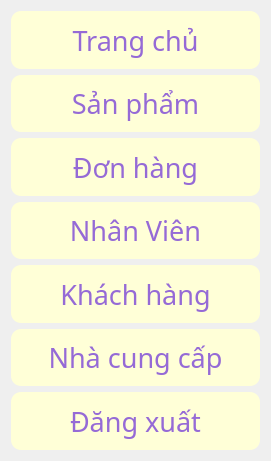
   <widget class="QWidget" name="widget" native="true">
    <property name="geometry">
     <rect>
      <x>10</x>
      <y>160</y>
      <width>271</width>
      <height>461</height>
     </rect>
    </property>
    <property name="sizePolicy">
     <sizepolicy hsizetype="Ignored" vsizetype="Ignored">
      <horstretch>0</horstretch>
      <verstretch>0</verstretch>
     </sizepolicy>
    </property>
    <layout class="QVBoxLayout" name="verticalLayout">
     <item>
      <widget class="QPushButton" name="btn_home">
       <property name="sizePolicy">
        <sizepolicy hsizetype="Ignored" vsizetype="Ignored">
         <horstretch>0</horstretch>
         <verstretch>0</verstretch>
        </sizepolicy>
       </property>
       <property name="font">
        <font>
         <family>Segoe UI Black</family>
         <pointsize>20</pointsize>
         <weight>10</weight>
         <italic>false</italic>
         <bold>false</bold>
        </font>
       </property>
       <property name="styleSheet">
        <string notr="true">QPushButton {
	font: 87 20pt &quot;Segoe UI Black&quot;;
    background-color:rgb(255, 255, 215); /* Màu nền xanh dương */
    /* Màu chữ trắng rgb(255, 255, 215)*/
	color: rgb(149, 106, 214);
    border-radius: 10px; /* Bo góc */
}
QPushButton:hover {
 /* Màu nền khi rê chuột */
	background-color: rgb(108, 187, 174);
color: white
}
QPushButton:pressed {
    background-color: rgb(31, 97, 141); /* Màu nền khi nhấn */
}</string>
       </property>
       <property name="text">
        <string>Trang chủ</string>
       </property>
       <property name="icon">
        <iconset>
         <normaloff>../hinhanh/8.ico</normaloff>../hinhanh/8.ico</iconset>
       </property>
       <property name="iconSize">
        <size>
         <width>30</width>
         <height>30</height>
        </size>
       </property>
      </widget>
     </item>
     <item>
      <widget class="QPushButton" name="btn_spham">
       <property name="sizePolicy">
        <sizepolicy hsizetype="Ignored" vsizetype="Ignored">
         <horstretch>0</horstretch>
         <verstretch>0</verstretch>
        </sizepolicy>
       </property>
       <property name="font">
        <font>
         <family>Segoe UI Black</family>
         <pointsize>20</pointsize>
         <weight>10</weight>
         <italic>false</italic>
         <bold>false</bold>
        </font>
       </property>
       <property name="styleSheet">
        <string notr="true">QPushButton {
font: 87 20pt &quot;Segoe UI Black&quot;;
    background-color:rgb(255, 255, 215); /* Màu nền xanh dương */
    /* Màu chữ trắng rgb(255, 255, 215)*/
	color: rgb(149, 106, 214);
    border-radius: 10px; /* Bo góc */
}
QPushButton:hover {
 /* Màu nền khi rê chuột */
	background-color: rgb(108, 187, 174);
color: white
}
QPushButton:pressed {
    background-color: rgb(31, 97, 141); /* Màu nền khi nhấn */
}</string>
       </property>
       <property name="text">
        <string>Sản phẩm</string>
       </property>
       <property name="icon">
        <iconset>
         <normaloff>../hinhanh/11.ico</normaloff>../hinhanh/11.ico</iconset>
       </property>
       <property name="iconSize">
        <size>
         <width>30</width>
         <height>30</height>
        </size>
       </property>
      </widget>
     </item>
     <item>
      <widget class="QPushButton" name="btn_donhang">
       <property name="sizePolicy">
        <sizepolicy hsizetype="Ignored" vsizetype="Ignored">
         <horstretch>0</horstretch>
         <verstretch>0</verstretch>
        </sizepolicy>
       </property>
       <property name="font">
        <font>
         <family>Segoe UI Black</family>
         <pointsize>20</pointsize>
         <weight>10</weight>
         <italic>false</italic>
         <bold>false</bold>
        </font>
       </property>
       <property name="styleSheet">
        <string notr="true">QPushButton {
font: 87 20pt &quot;Segoe UI Black&quot;;
    background-color:rgb(255, 255, 215); /* Màu nền xanh dương */
    /* Màu chữ trắng rgb(255, 255, 215)*/
	color: rgb(149, 106, 214);
    border-radius: 10px; /* Bo góc */
}
QPushButton:hover {
 /* Màu nền khi rê chuột */
	background-color: rgb(108, 187, 174);
color: white
}
QPushButton:pressed {
    background-color: rgb(31, 97, 141); /* Màu nền khi nhấn */
}</string>
       </property>
       <property name="text">
        <string>Đơn hàng</string>
       </property>
       <property name="icon">
        <iconset>
         <normaloff>../hinhanh/3.ico</normaloff>../hinhanh/3.ico</iconset>
       </property>
       <property name="iconSize">
        <size>
         <width>30</width>
         <height>30</height>
        </size>
       </property>
      </widget>
     </item>
     <item>
      <widget class="QPushButton" name="btn_nhanvien">
       <property name="sizePolicy">
        <sizepolicy hsizetype="Ignored" vsizetype="Ignored">
         <horstretch>0</horstretch>
         <verstretch>0</verstretch>
        </sizepolicy>
       </property>
       <property name="font">
        <font>
         <family>Segoe UI Black</family>
         <pointsize>20</pointsize>
         <weight>10</weight>
         <italic>false</italic>
         <bold>false</bold>
        </font>
       </property>
       <property name="styleSheet">
        <string notr="true">QPushButton {
font: 87 20pt &quot;Segoe UI Black&quot;;
    background-color:rgb(255, 255, 215); /* Màu nền xanh dương */
    /* Màu chữ trắng rgb(255, 255, 215)*/
	color: rgb(149, 106, 214);
    border-radius: 10px; /* Bo góc */
}
QPushButton:hover {
 /* Màu nền khi rê chuột */
	background-color: rgb(108, 187, 174);
color: white
}
QPushButton:pressed {
    background-color: rgb(31, 97, 141); /* Màu nền khi nhấn */
}</string>
       </property>
       <property name="text">
        <string>Nhân Viên</string>
       </property>
       <property name="icon">
        <iconset>
         <normaloff>../hinhanh/4.ico</normaloff>../hinhanh/4.ico</iconset>
       </property>
       <property name="iconSize">
        <size>
         <width>30</width>
         <height>30</height>
        </size>
       </property>
      </widget>
     </item>
     <item>
      <widget class="QPushButton" name="btn_khachhang">
       <property name="sizePolicy">
        <sizepolicy hsizetype="Ignored" vsizetype="Ignored">
         <horstretch>0</horstretch>
         <verstretch>0</verstretch>
        </sizepolicy>
       </property>
       <property name="font">
        <font>
         <family>Segoe UI Black</family>
         <pointsize>20</pointsize>
         <weight>10</weight>
         <italic>false</italic>
         <bold>false</bold>
        </font>
       </property>
       <property name="styleSheet">
        <string notr="true">QPushButton {
font: 87 20pt &quot;Segoe UI Black&quot;;
    background-color:rgb(255, 255, 215); /* Màu nền xanh dương */
    /* Màu chữ trắng rgb(255, 255, 215)*/
	color: rgb(149, 106, 214);
    border-radius: 10px; /* Bo góc */
}
QPushButton:hover {
 /* Màu nền khi rê chuột */
	background-color: rgb(108, 187, 174);
color: white
}
QPushButton:pressed {
    background-color: rgb(31, 97, 141); /* Màu nền khi nhấn */
}</string>
       </property>
       <property name="text">
        <string>Khách hàng</string>
       </property>
       <property name="icon">
        <iconset>
         <normaloff>../hinhanh/5.ico</normaloff>../hinhanh/5.ico</iconset>
       </property>
       <property name="iconSize">
        <size>
         <width>30</width>
         <height>30</height>
        </size>
       </property>
      </widget>
     </item>
     <item>
      <widget class="QPushButton" name="btn_nhacc">
       <property name="sizePolicy">
        <sizepolicy hsizetype="Ignored" vsizetype="Ignored">
         <horstretch>0</horstretch>
         <verstretch>0</verstretch>
        </sizepolicy>
       </property>
       <property name="font">
        <font>
         <family>Segoe UI Black</family>
         <pointsize>20</pointsize>
         <weight>10</weight>
         <italic>false</italic>
         <bold>false</bold>
        </font>
       </property>
       <property name="styleSheet">
        <string notr="true">QPushButton {
font: 87 20pt &quot;Segoe UI Black&quot;;
    background-color:rgb(255, 255, 215); /* Màu nền xanh dương */
    /* Màu chữ trắng rgb(255, 255, 215)*/
	color: rgb(149, 106, 214);
    border-radius: 10px; /* Bo góc */
}
QPushButton:hover {
 /* Màu nền khi rê chuột */
	background-color: rgb(108, 187, 174);
color: white
}
QPushButton:pressed {
    background-color: rgb(31, 97, 141); /* Màu nền khi nhấn */
}</string>
       </property>
       <property name="text">
        <string>Nhà cung cấp</string>
       </property>
       <property name="icon">
        <iconset>
         <normaloff>../hinhanh/6.ico</normaloff>../hinhanh/6.ico</iconset>
       </property>
       <property name="iconSize">
        <size>
         <width>25</width>
         <height>25</height>
        </size>
       </property>
      </widget>
     </item>
     <item>
      <widget class="QPushButton" name="btn_logout">
       <property name="sizePolicy">
        <sizepolicy hsizetype="Ignored" vsizetype="Ignored">
         <horstretch>0</horstretch>
         <verstretch>0</verstretch>
        </sizepolicy>
       </property>
       <property name="font">
        <font>
         <family>Segoe UI Black</family>
         <pointsize>20</pointsize>
         <weight>10</weight>
         <italic>false</italic>
         <bold>false</bold>
        </font>
       </property>
       <property name="styleSheet">
        <string notr="true">QPushButton {
font: 87 20pt &quot;Segoe UI Black&quot;;
    background-color:rgb(255, 255, 215); /* Màu nền xanh dương */
    /* Màu chữ trắng rgb(255, 255, 215)*/
	color: rgb(149, 106, 214);
    border-radius: 10px; /* Bo góc */
}
QPushButton:hover {
 /* Màu nền khi rê chuột */
	background-color: rgb(108, 187, 174);
color: white
}
QPushButton:pressed {
    background-color: rgb(31, 97, 141); /* Màu nền khi nhấn */
}</string>
       </property>
       <property name="text">
        <string>Đăng xuất</string>
       </property>
       <property name="icon">
        <iconset>
         <normaloff>../hinhanh/13.ico</normaloff>../hinhanh/13.ico</iconset>
       </property>
      </widget>
     </item>
    </layout>
   </widget>
